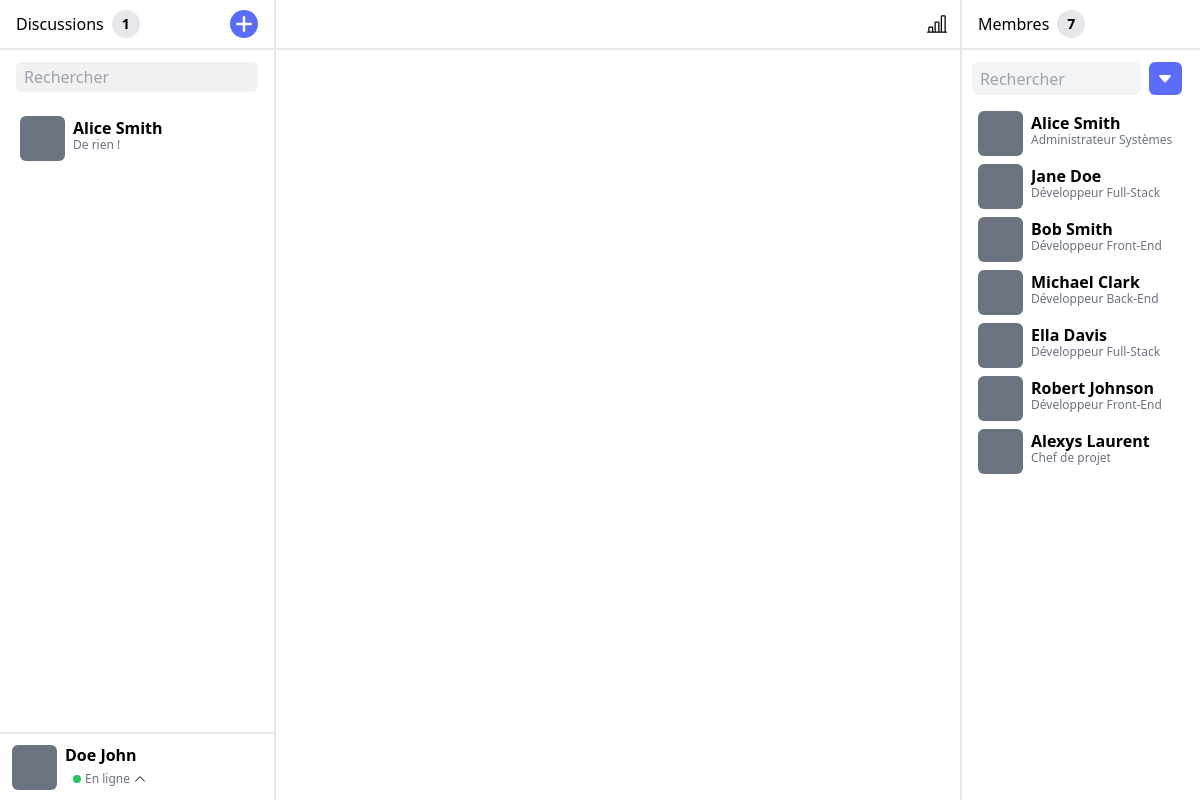
Page /ChatSphere/index.php?token=test on the committed database.
### tables this page shows
create table
    discussions(
        idDiscussion int not null auto_increment,
        nom varchar(255),
        constraint PK_DISCUSSIONS PRIMARY KEY(idDiscussion)
    );

create table
    users(
        idUser int NOT NULL auto_increment,
        idEntreprise int not null,
        nom VARCHAR(50) NOT NULL,
        prenom VARCHAR(50) NOT null,
        email varchar(50) not null,
        hashedPass VARCHAR(50) NOT NULL,
        metier VARCHAR(50) NOT NULL,
        pp VARCHAR(255) DEFAULT 'default.png',
        constraint PK_USER PRIMARY KEY(idUser),
        constraint FK_USER_ENTREPRISE FOREIGN KEY(idEntreprise) REFERENCES entreprises(idEntreprise)
    );

### ChatSphere/Controller/config_bdd.php (called while the page is built)
<?php
$serveur = "localhost";
$bdd = "syncpro";
$user = "root";
$mdp = "";

### ChatSphere/Model/model.class.php (called while the page is built, shortened)
<?php
class Modele
{
    private $unPDO;
    public function __construct($serveur, $bdd, $user, $mdp)
    {
        $this->unPDO = null;
        try {
            $url = "mysql:host=" . $serveur . ";dbname=" . $bdd;
            $this->unPDO = new PDO(
                $url,
                $user,
                $mdp,
                array(PDO::MYSQL_ATTR_INIT_COMMAND => "SET NAMES utf8")
            );
        } catch (PDOException $exp) {
            echo "<br> Erreur de connexion à la BDD!";
            echo $exp->getMessage();
        }
    }
    public function getAllColleagues($idUser)
    {
        $sql = "select * from users where idEntreprise = (select idEntreprise from users where idUser = :idUser ) and not idUser = :idUser ;";
        $donnees = array(
            ":idUser" => $idUser
        );
        $select = $this->unPDO->prepare($sql);
        $select->execute($donnees);
        return $select->fetchAll();
    }
    public function checkToken($token)
    {
        $sql = "select * from token where token = :token;";
        $donnees = array(
            ":token" => $token
        );
        $select = $this->unPDO->prepare($sql);
        $select->execute($donnees);
        $token = $select->fetch();
        if ($select->rowCount() == 1) {
            $tokenDate = $token['expireAt'];
            if (strtotime($tokenDate) < strtotime(date("Y-m-d H:i:s"))) {
                return false;
            } else {
                $sql = "select * from users where idUser = (select idUser from token where token = :token);";
                $donnees = array(
                    ":token" => $token['token']
                );
                $select = $this->unPDO->prepare($sql);
                $select->execute($donnees);
                $user = $select->fetch();
                return $user;
            }
        } else {
            return false;
        }
    }
    public function getDiscussionImage($idDiscussion, $idUser)
    {
        if ($this->isDiscussionAGroup($idDiscussion) == true) {
            return array(
                "pp" => "group.png"
            );
        } else {
            $sql = "select pp from users where idUser = (select idUser from discussions_users where idDiscussion = :idDiscussion and not idUser = :idUser limit 1)";
            $donnees = array(
                ":idDiscussion" => $idDiscussion,
                ":idUser" => $idUser
            );
            $select = $this->unPDO->prepare($sql);
            $select->execute($donnees);
            $image = $select->fetch();
            return $image;
        }
    }
    public function isDiscussionAGroup($idDiscussion)
    {
        $sql = "select * from discussions_users where idDiscussion = :idDiscussion";
        $donnees = array(
            ":idDiscussion" => $idDiscussion
        );
        $select = $this->unPDO->prepare($sql);
        $select->execute($donnees);
        $users = $select->fetchAll();
        if (count($users) > 2) {
            return true;
        } else {
            return false;
        }
    }
    public function getDiscussionsDetails($idUser)
    {
        $sql = "SELECT d.idDiscussion,
        d.nom,
        SUBSTRING_INDEX(MAX(CONCAT(m.timestamp, ':', m.content)), ':', -1) AS dernier_message
        FROM discussions d
        INNER JOIN discussions_users du ON d.idDiscussion = du.idDiscussion
        LEFT JOIN messages m ON d.idDiscussion = m.idDiscussion
        WHERE d.idDiscussion IN (
            SELECT idDiscussion
            FROM discussions_users
            WHERE idUser = :idUser
        )
        GROUP BY d.idDiscussion";
        $donnees = array(
            ":idUser" => $idUser
        );
        $select = $this->unPDO->prepare($sql);
        $select->execute($donnees);
        $discussions = $select->fetchAll();
        foreach ($discussions as $i => $discussion) {
            $image = $this->getDiscussionImage($discussion['idDiscussion'], $idUser);
            $discussion['pp'] = $image['pp'];
            $discussions[$i] = $discussion;
            if ($this->isDiscussionAGroup($discussion['idDiscussion']) == false) {
                $sql = "SELECT
                GROUP_CONCAT(DISTINCT CASE WHEN u.idUser != :idUser THEN CONCAT(u.prenom,' ',u.nom) ELSE NULL END) AS participants
            FROM discussions d
            INNER JOIN discussions_users du ON d.idDiscussion = du.idDiscussion
            INNER JOIN users u ON du.idUser = u.idUser
            WHERE d.idDiscussion = $discussion[idDiscussion]
            GROUP BY d.idDiscussion";
                $donnees = array(
                    ":idUser" => $idUser
                );
                $select = $this->unPDO->prepare($sql);
                $select->execute($donnees);
                $discussionWithPersonName = $select->fetch();
                $discussion['nom'] = $discussionWithPersonName['participants'];
                $discussions[$i] = $discussion;
            }
        }
        return $discussions;
    }
}

### ChatSphere/Controller/controller.class.php (called while the page is built, shortened)
<?php
require_once("model/model.class.php");
class Controleur
{
    private $unModele;
    public function __construct($serveur, $bdd, $user, $mdp)
    {
        $this->unModele = new Modele($serveur, $bdd, $user, $mdp);
    }
    public function getAllColleagues($idUser)
    {
        return $this->unModele->getAllColleagues($idUser);
    }
    public function checkToken($token)
    {
        return $this->unModele->checkToken($token);
    }
    public function getDiscussionsDetails($idUser)
    {
        return $this->unModele->getDiscussionsDetails($idUser);
    }
}

### ChatSphere/index.php (shortened to what this page needs)
<?php
require_once("Controller/config_bdd.php");
require_once("Controller/controller.class.php");
$unControleur = new Controleur($serveur, $bdd, $user, $mdp);
$token = $_GET['token'];
$user = $unControleur->checkToken($token);
?>
<!DOCTYPE html>
<html lang="en">
<head>
    <script src="https://cdn.tailwindcss.com"></script>
    <link rel="stylesheet" href="./css/index.css">
</head>
<body class="overflow-hidden">
    <div class="flex w-screen h-screen overflow-x-hidden">
        <?php
        require_once("Views/ConversationsSection.php");
        require_once("Views/MessagesSection.php");
        require_once("Views/MembersSection.php");
        ?>
    </div>
</body>
</html>

### ChatSphere/Views/ConversationsSection.php (shortened to what this page needs)
<?php
$discussions = $unControleur->getDiscussionsDetails($user['idUser']);
?>
<aside id="convSection" class="lg:w-[23%] w-0 left-0 max-w-[100%]  h-screen absolute lg:relative lg:block lg:bg-white bg-gray-50 overflow-hidden transition-all duration-500 border-e-2 z-10">
    <div class="h-[50px] flex justify-between items-center p-4 border-b-2">
        <div class="flex items-center">
            <p class="flex gap-2 items-center">Discussions <span class="flex items-center justify-center font-semibold text-sm w-7 h-7 rounded-full bg-gray-200"><?php echo count($discussions); ?></span></p>
        </div>
        <div class="flex gap-2 items-center">
            <button class="bg-secondary w-7 h-7 rounded-full flex justify-center items-center ">
                <svg xmlns="http://www.w3.org/2000/svg" class="w-5 h-5 text-white" fill="none" viewBox="0 0 24 24" stroke="currentColor">
                    <path stroke-linecap="round" stroke-linejoin="round" stroke-width="3" d="M12 4v16m8-8H4" />
                </svg>
            </button>
        </div>
    </div>
    <div class="flex justify-center ">
        <div class="flex flex-col items-center gap-1 relative w-full">
            <div class="flex w-full justify-between w-full my-3 h-[30px] px-4">
                <input id="searchInput" type="text" placeholder="Rechercher" class="rounded-md bg-userMessage px-2 py-1 w-full focus:outline-primary cursor-text text-gray-600">
            </div>
            <div class="w-full flex flex-col gap-2 overflow-y-auto h-[calc(100vh-180px)]
            ">
                <?php
                foreach ($discussions as $discussion) {
                    isset($_GET['discussion']) ? $getDiscussion = $_GET['discussion'] : $getDiscussion = null;
                    $class = $getDiscussion == $discussion['idDiscussion'] ? 'bg-hover' : '';
                    echo '
                <a class="px-2 p-0 w-full" href="?token=' . $_GET['token'] . '&discussion=' . $discussion['idDiscussion'] . '">
                    <div class="w-full flex flex-col gap-2 hover:bg-hover hover:cursor-pointer rounded-md py-2 ' . $class . ' ">
                        <div class="flex max-w-full mx-3 gap-2">
                            <div class="bg-cover bg-center aspect-square rounded-md bg-gray-500 w-[45px] h-[45px]" style="background-image: url(../../usersImages/' . $discussion['pp'] . ');"
                            ></div>
                            <div class="flex flex-col ">
                                <p class="font-semibold w-full text-elipsis line-clamp-1">' . $discussion['nom'] . '</p>
                                <span class="conversationRow w-full max-w-full line-clamp-1 text-elipsis text-gray-500 text-xs relative top-[-3px] text-elipsis line-clamp-1">' . $discussion['dernier_message'] . '</span>
                            </div>
                        </div>
                    </div>
                </a>';
                }
                ?>
            </div>
            <div class="flex gap-2 w-full h-[68px] bg-white border-t-2 border-gray-200 items-center px-3">
                <div class="bg-cover bg-center aspect-square rounded-md bg-gray-500 w-[45px] h-[45px]" style="background-image: url(../../usersImages/<?php echo $user['pp']; ?>);"></div>
                <div class="flex flex-col w-full">
                    <p class="font-semibold w-full text-elipsis line-clamp-1"><?php echo $user['nom'] . ' ' . $user['prenom']; ?></p>
                    <div class="flex relative">
                        <div onclick="toggleStatut()" class="flex items-center gap-1 hover:cursor-pointer hover:bg-gray-200 rounded-md px-2 py-1">
                            <div class="w-2 h-2 rounded-full bg-green-500"></div>
                            <p class="text-xs text-gray-500">En ligne</p>
                            <svg xmlns="http://www.w3.org/2000/svg" width="12" height="12" fill="" class="bi bi-chevron-up" viewBox="0 0 16 16">
                                <path fill-rule="evenodd" d="M7.646 4.646a.5.5 0 0 1 .708 0l6 6a.5.5 0 0 1-.708.708L8 5.707l-5.646 5.647a.5.5 0 0 1-.708-.708l6-6z" />
                            </svg>
                        </div>
                    </div>
                </div>
            </div>
        </div>
    </div>
</aside>

### ChatSphere/Views/MessagesSection.php (shortened to what this page needs)
<div class="lg:w-[57%] w-full overflow-hidden">
    <nav class="w-full flex h-[50px]  border-b-2">
        <div class="flex w-full items-center ps-4 ">
        </div>
        <div onclick="toggleStats()" class="w-[50px] flex">
            <button class="w-full flex  justify-center items-center">
            </button>
        </div>
    </nav>
    <div class="flex flex-col h-[calc(100%-150px)] py-4 relative" id="MessagesWrapper">
    </div>
</div>

### ChatSphere/Views/MembersSection.php (shortened to what this page needs)
<?php
$colleagues = $unControleur->getAllColleagues($user['idUser']);
?>
<aside id="membersSection" class="lg:w-[20%] w-0 max-w-[100%] right-0 h-screen absolute lg:relative lg:block lg:bg-white bg-gray-50 overflow-hidden transition-all duration-500 border-s-2">
    <div class="h-[50px] flex justify-between items-center p-4 border-b-2">
        <p class="flex gap-2 items-center">Membres <span class="flex items-center justify-center font-semibold text-sm w-7 h-7 rounded-full bg-gray-200"><?php echo count($colleagues); ?></span></p>
    </div>
    <div class="flex flex-col items-center gap-4 relative min-h-[calc(100%-50px)] max-h-[calc(100%-50px)] overflow-hidden">
        <div class="flex w-full mt-3 max-h-[50px] justify-center ">
            <div class="flex w-11/12  justify-between">
                <input onkeyup="showColleaguesFiltered()" id="nameInput" type="text" placeholder="Rechercher" class="rounded-md bg-gray-100 px-2 py-1 w-10/12 focus:outline-border cursor-text text-gray-600">
                <button onclick='handleShowFilter()' class="bg-secondary mx-2 rounded-md w-2/12 max-w-[50px] aspect-square flex justify-center items-center">
                    <svg class="relative z-0" xmlns="http://www.w3.org/2000/svg" width="16" height="16" fill="white" class="bi bi-caret-down-fill" viewBox="0 0 16 16">
                        <path d="M7.247 11.14 2.451 5.658C1.885 5.013 2.345 4 3.204 4h9.592a1 1 0 0 1 .753 1.659l-4.796 5.48a1 1 0 0 1-1.506 0z" />
                    </svg>
                </button>
            </div>
        </div>
        <div id="membersWrapper" class="w-full flex flex-col gap-2 overflow-y-auto pb-2">
            <?php
            for ($i = 0; $i < count($colleagues); $i++) {
                echo "<div class='flex max-w-full mx-4 gap-2'>
                            <div class='bg-cover bg-center aspect-square rounded-md bg-gray-500 w-[45px] h-[45px]' style='background-image: url(../usersImages/" . $colleagues[$i]['pp'] . ")'
                            ></div>
                            <div class='flex flex-col'>
                                <p class='font-semibold w-full text-elipsis line-clamp-1'>" . $colleagues[$i]['prenom'] . " " . $colleagues[$i]['nom'] . "</p>
                                <span class='w-full line-clamp-1 text-elipsis text-gray-500 text-xs relative top-[-3px]'>" . $colleagues[$i]['metier'] . "</span>
                            </div>
                        </div>";
            }
            ?>
        </div>
</aside>

### ChatSphere/css/index.css (style rules this page uses)
body { margin: 0; }

### rows in the picture
discussions: nom "Alice Smith", dernier_message "De rien !"
users: prenom "Alice", nom "Smith", metier "Administrateur Systèmes"
users: prenom "Jane", nom "Doe", metier "Développeur Full-Stack"
users: prenom "Bob", nom "Smith", metier "Développeur Front-End"
users: prenom "Michael", nom "Clark", metier "Développeur Back-End"
users: prenom "Ella", nom "Davis", metier "Développeur Full-Stack"
users: prenom "Robert", nom "Johnson", metier "Développeur Front-End"
users: prenom "Alexys", nom "Laurent", metier "Chef de projet"

### other values in the picture
count($discussions) "1"
$user['nom'] "Doe"
$user['prenom'] "John"
count($colleagues) "7"
